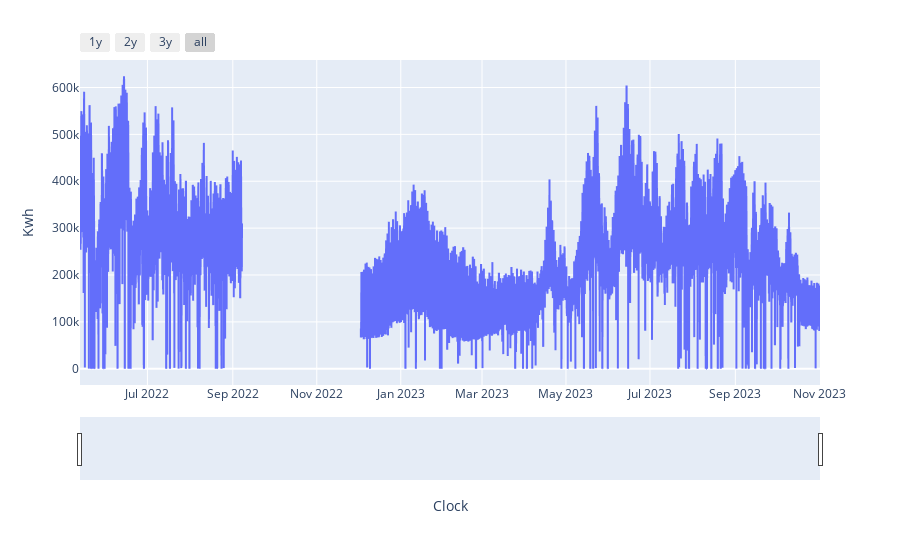

The code cell stored with this chart in its notebook:
### Code cell
sliderPlot(df2_s,'Kwh')

### Figure 1 — Plotly figure (JSON) as saved in the notebook; plotly's stock layout.template omitted (floating-point values rounded to 4 significant figures; data arrays with more than 128 entries replaced by an {"elided": "..."} marker saying what was removed)
{"data": [{"hovertemplate": "Clock=%{x}<br>Kwh=%{y}<extra></extra>", "legendgroup": "", "line": {"color": "#636efa", "dash": "solid"}, "marker": {"symbol": "circle"}, "mode": "lines", "name": "", "showlegend": false, "type": "scattergl", "x": {"elided": "25800 str values"}, "xaxis": "x", "y": {"elided": "25800 int values"}, "yaxis": "y"}], "layout": {"legend": {"tracegroupgap": 0}, "margin": {"t": 60}, "xaxis": {"anchor": "y", "domain": [0, 1], "rangeselector": {"buttons": [{"count": 1, "label": "1y", "step": "year", "stepmode": "backward"}, {"count": 2, "label": "2y", "step": "year", "stepmode": "backward"}, {"count": 3, "label": "3y", "step": "year", "stepmode": "backward"}, {"step": "all"}]}, "rangeslider": {"visible": true}, "title": {"text": "Clock"}}, "yaxis": {"anchor": "x", "domain": [0, 1], "title": {"text": "Kwh"}}}}
